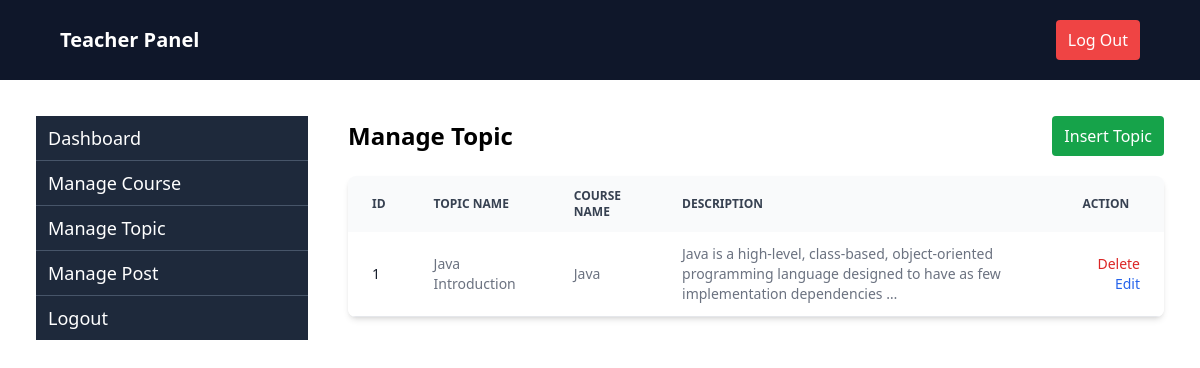
/manageTeacherTopic (signed in), run on an earlier commit of the app's database.
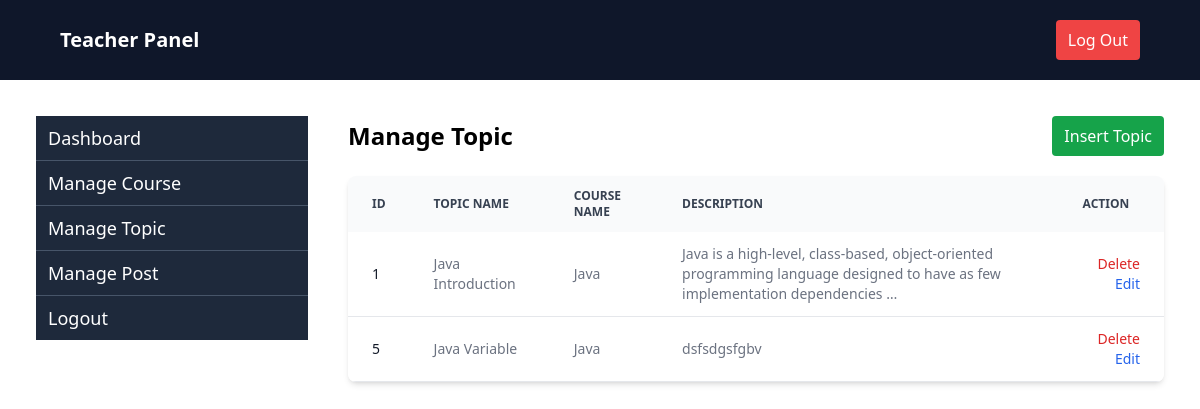
And on a later commit of the database.
### tutorial/models.py (models this page shows, shortened)
class Topic(models.Model):
    course = models.ForeignKey(Course, on_delete=models.CASCADE, null=True, blank=True, related_name='topics')
    slug = models.SlugField(blank=True, null=True)
    topic_name = models.CharField(max_length=200)
    description = models.TextField()

class Course(models.Model):
    name = models.CharField(max_length=200)
    slug = models.SlugField(blank=True, null=True)
    description = models.TextField(blank=True, null=True)
    image = models.ImageField(upload_to="media/", blank=True, null=True)
    created_at = models.DateTimeField(auto_now_add=True)
    user = models.ForeignKey(User, on_delete=models.CASCADE, null=True, blank=True)

### tutorial/teacher_views.py (the view)
# urls.py: path('manageTeacherTopic', manageTeacherTopic, name='manageTeacherTopic'),
@login_required
def manageTeacherTopic(request):
    topics = Topic.objects.select_related('course').filter(course__user = request.user)
    return render(request, 'teacher/manageTeacherTopic.html', {'topics':topics})

### tutorial/templates/teacher/manageTeacherTopic.html
{% extends "teacher/teacherbase.html" %}
{% block content %}
<div class="flex flex-1 justify-between items-center">
    <h2 class="text-2xl font-semibold ">Manage Topic </h2>
    <a href="{% url 'insertTeacherTopic' %}" class="text-white bg-green-600 px-3 py-2 rounded">Insert Topic</a>
</div>
<div class="relative overflow-x-auto shadow-md sm:rounded-lg mt-5">
    <table class="w-full text-sm text-left rtl:text-right text-gray-500 dark:text-gray-400">
        <thead class="text-xs text-gray-700 uppercase bg-gray-50 dark:bg-gray-700 dark:text-gray-400">
            <tr>
                <th scope="col" class="px-6 py-3">
                    Id
                </th>
                <th scope="col" class="px-6 py-3">Topic Name</th>
                <th scope="col" class="px-6 py-3">Course Name</th>
                <th scope="col" class="px-6 py-3">Description</th>
                <th scope="col" class="px-6 py-3 text-right pr-[5%]">
                    Action
                </th>
            </tr>
        </thead>
        <tbody>
            {% for topic in topics %}
            <tr class="bg-white border-b dark:bg-gray-800 dark:border-gray-700 hover:bg-gray-50 dark:hover:bg-gray-600">
                <th scope="row" class="px-6 py-3 font-medium text-gray-900 whitespace-nowrap dark:text-white">
                    {{ topic.id }}
                </th>
                <td class="px-6 py-3 text-sm">{{topic.topic_name}}</td>
                <td class="px-6 py-3 text-sm">{{topic.course.name}}</td>
                <td class="px-6 py-3 text-sm ">{{ topic.description|truncatewords:15}}</td>
                <td class="px-6 py-3 text-right space-x-4">
                    <a href="{% url 'deleteTeacherTopic' topic.id %}"
                        class="font-medium text-red-600 dark:text-red-500 hover:underline">Delete</a>
                    <a href="{% url 'editTeacherTopic' topic.id %}"
                        class="font-medium text-blue-600 dark:text-blue-500 hover:underline">Edit</a>
                </td>
            </tr>
            {% empty %}
            <tr>
                <td colspan="3" class="px-6 py-4 text-center text-gray-500 dark:text-gray-400">
                    No Topics found.
                </td>
            </tr>
            {% endfor %}
        </tbody>
    </table>
</div>
{% endblock %}

What changed in the data, as far as the page shows it:
added Topic: id "5", topic_name "Java Variable", course.name "Java", description "dsfsdgsfgbv"
